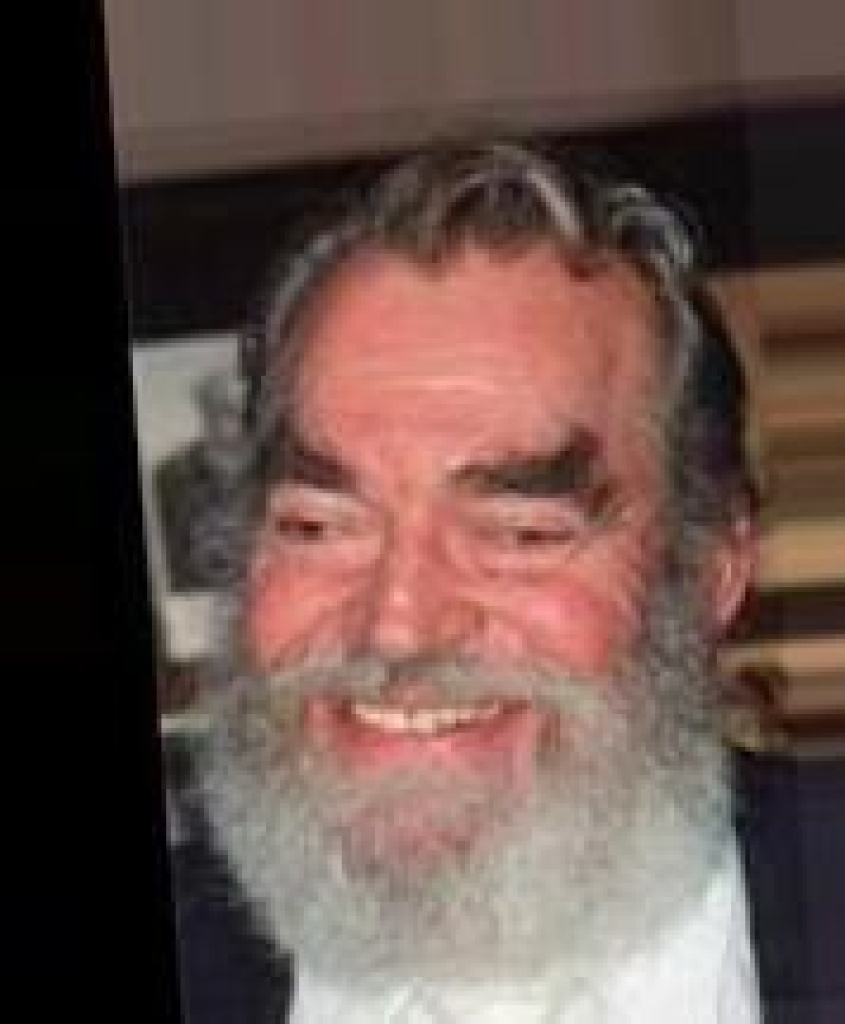
#> input picture No_Manipulation/408.jpg, 845 x 1024 px; its folder holds only this picture in this run
$ python -i remove_padding.py   (imports and definitions only)
#> lines starting #> are read from the running program, lines starting #| are printed output that depends on the picture; after the words box and inside, x2 and y2 are one past the last pixel; in counts of white or black regions, pixels touching at a corner belong together
#> further down, picture is the input picture: shape (1024, 845, 3); mean B, G, R 74.3, 80.2, 102.3

import cv2
import os
import numpy as np

# Settings
INPUT_FOLDER = r"C:\Users\97258\engineering_try_2\Engineering-Project\output_faces_change_eye_color"
OUTPUT_FOLDER = r"C:\Users\97258\engineering_try_2\Engineering-Project\output_faces_change_eye_color"

# Create output folder
# [1 line not run here, left out]

# Function to find and remove white padding
def remove_white_padding(image):
    """
    Remove white padding from an image by cropping
    """
    # Convert to grayscale for easier processing
    gray = cv2.cvtColor(image, cv2.COLOR_BGR2GRAY)
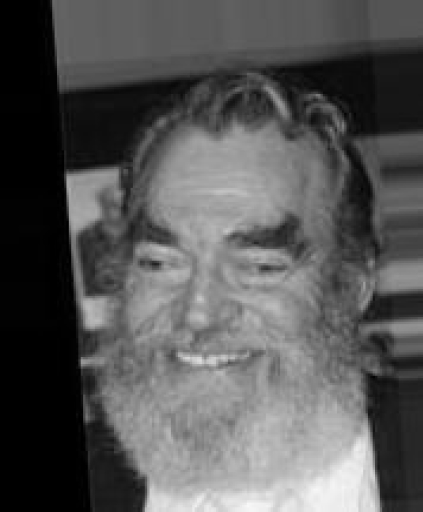
#> gray: shape (1024, 845) (shown at 1/2 size); min 0, max 249, mean 86.1

    # Create a binary mask where white pixels are 255 and others are 0
    # White is around 255, so we look for pixels close to 255
    lower_white = np.array([200])
    upper_white = np.array([255])

    # Threshold to create binary mask (non-white pixels)
    _, binary = cv2.threshold(gray, 200, 255, cv2.THRESH_BINARY_INV)
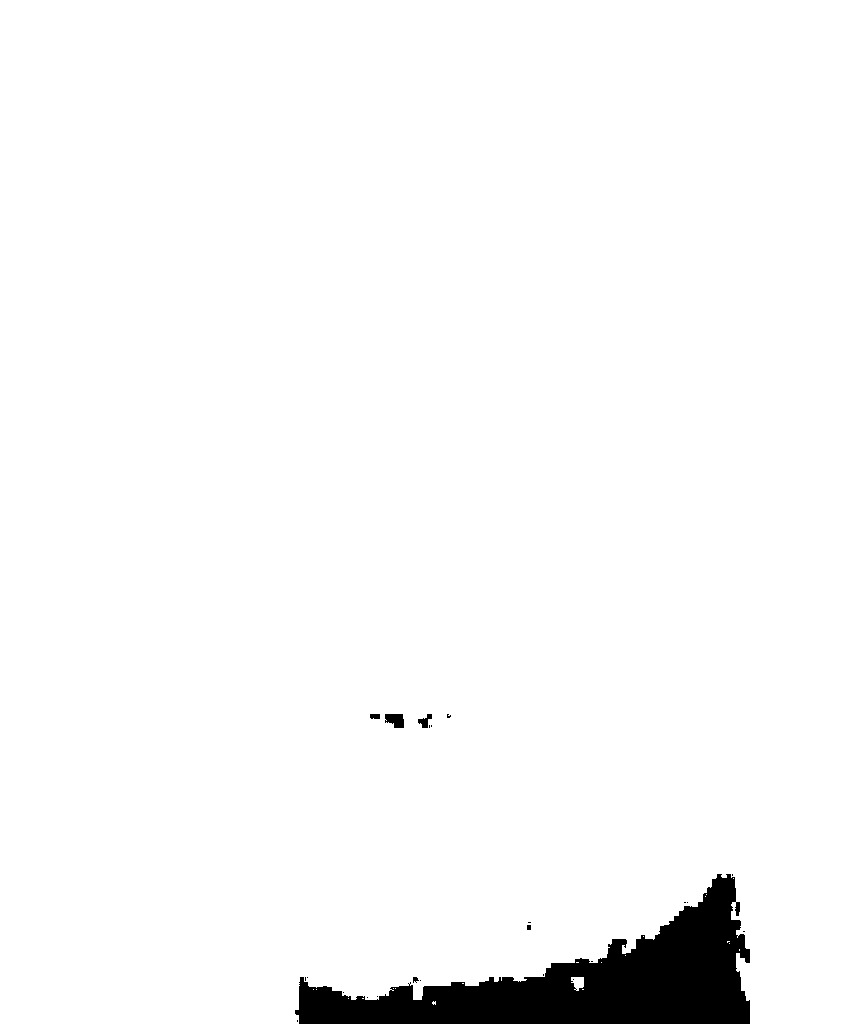
#> binary: shape (1024, 845); 96.8% white; 24 black regions (18 under 20 px)

    # Find contours to detect the main content area
    contours, _ = cv2.findContours(binary, cv2.RETR_EXTERNAL, cv2.CHAIN_APPROX_SIMPLE)
#> contours = 21 contours, 19 with area under 20; largest, box (x1, y1, x2, y2) and area: (0, 0, 845, 1024) 835548, (571, 977, 584, 991) 110

    if contours:
        # Get the largest contour (should be the actual image content)
        largest_contour = max(contours, key=cv2.contourArea)
#> largest_contour = contour of 335 points, box (x1, y1, x2, y2) (0, 0, 845, 1024), area 835548

        # Get bounding rectangle
        x, y, w, h = cv2.boundingRect(largest_contour)
#> x = 0; y = 0; w = 845; h = 1024

        # Add some padding margin to keep content
        margin = 5
        x = max(0, x - margin)
        y = max(0, y - margin)
        w = min(image.shape[1] - x, w + 2 * margin)
        h = min(image.shape[0] - y, h + 2 * margin)

        # Crop the image
        cropped = image[y:y+h, x:x+w]
        return cropped
    else:
        # If no contour found, return original
        return image


# Alternative function - simpler approach (find non-white boundaries)
# [31 lines left out: function remove_padding_simple, not called in this run]


# Process all images
image_extensions = ('.jpg', '.jpeg', '.png', '.bmp', '.tiff', '.webp')
processed_count = 0
total_count = 0

# [6 lines of commented-out code are left out]

# [28 lines not run here, left out]

# [6 lines of commented-out code are left out]

>>> import cv2
>>> picture = cv2.imread('No_Manipulation/408.jpg')
>>> result = remove_white_padding(picture)

$ run again, on No_Manipulation/420.jpg
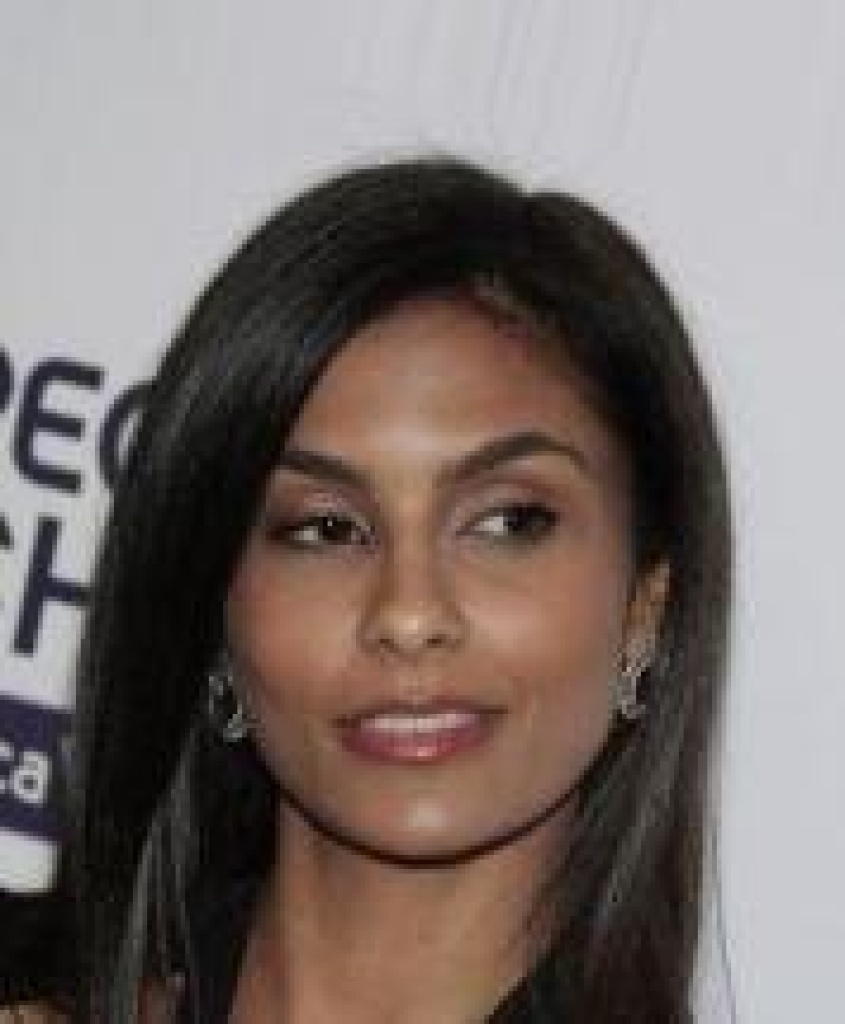
#> input picture No_Manipulation/420.jpg, 845 x 1024 px
#> picture is the input picture: shape (1024, 845, 3); mean B, G, R 108.8, 112.4, 123.3
#> in remove_white_padding, `_, binary = cv2.threshold(gray, 200, 255, cv2.THRESH_BINARY_INV)`:
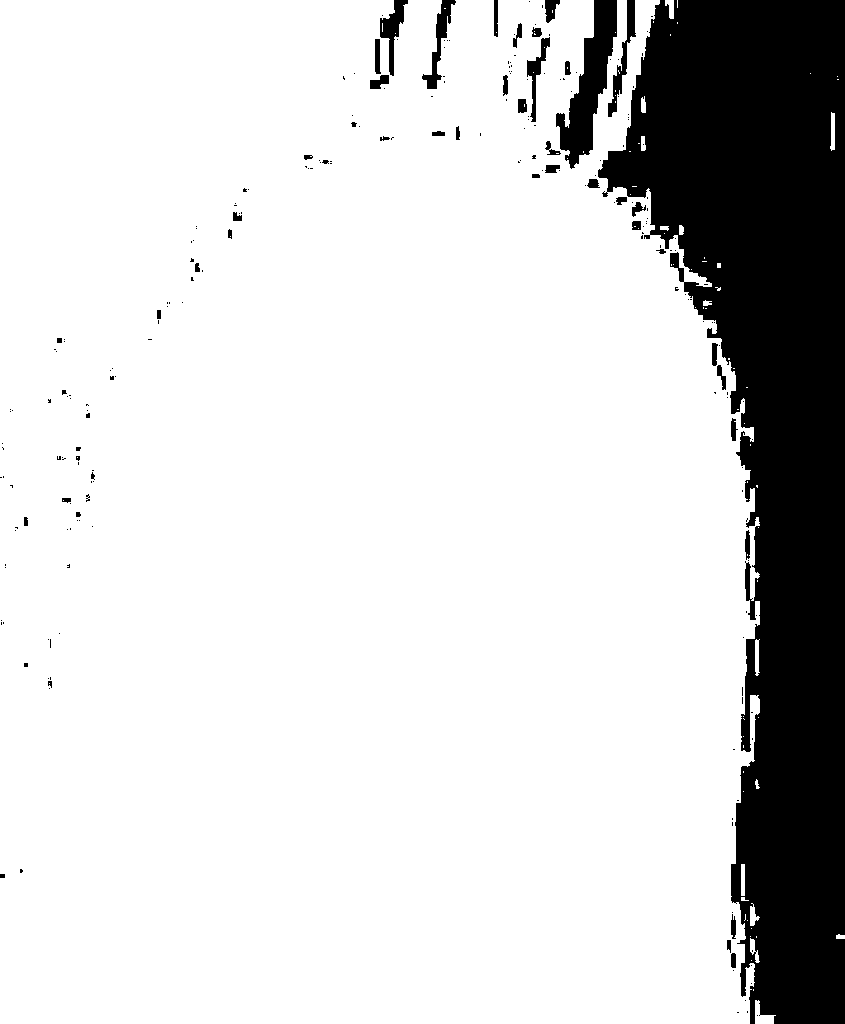
#> binary: shape (1024, 845); 83.4% white; 241 black regions (194 under 20 px)
#> contours = 72 contours, 58 with area under 20; largest, box (x1, y1, x2, y2) and area: (0, 0, 760, 1024) 721190, (755, 1000, 776, 1024) 202, (830, 112, 835, 151) 112, (755, 639, 760, 676) 102, (741, 864, 745, 896) 93
#> largest_contour = contour of 986 points, box (x1, y1, x2, y2) (0, 0, 760, 1024), area 721190
#> in remove_white_padding, `x, y, w, h = cv2.boundingRect(largest_contour)`: x = 0; w = 760; h = 1024
#> in remove_white_padding, `w = min(image.shape[1] - x, w + 2 * margin)`: w = 770
#> in remove_white_padding, `cropped = image[y:y+h, x:x+w]`:
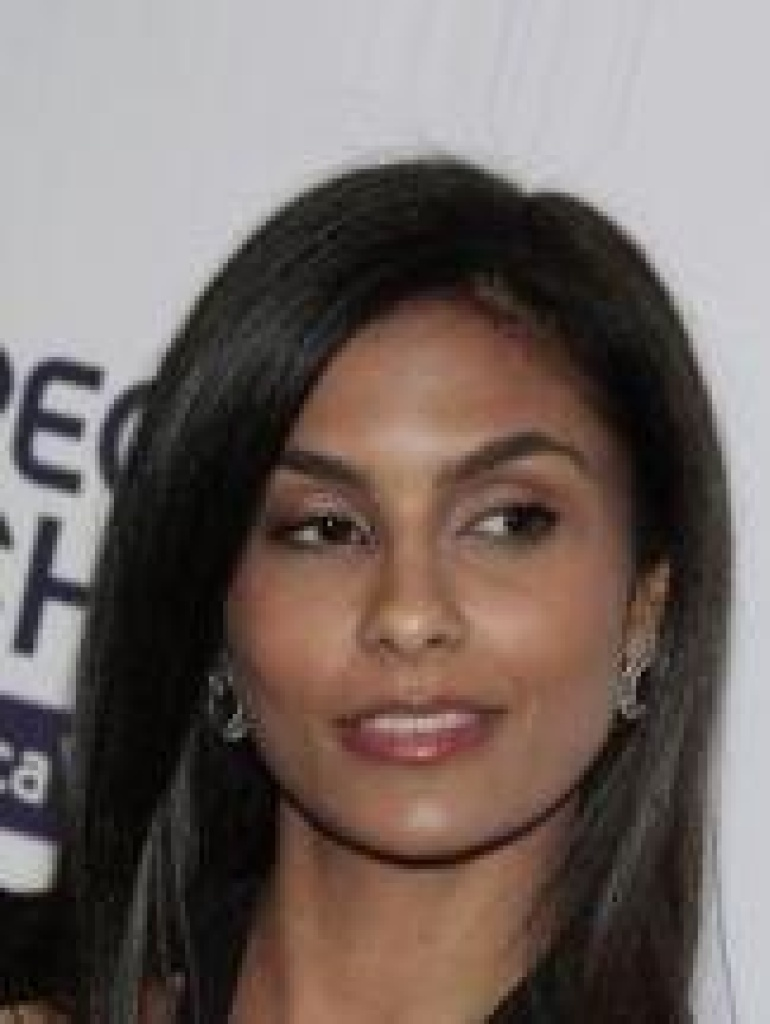
#> cropped: shape (1024, 770, 3); mean B, G, R 99.2, 103.6, 115.5
